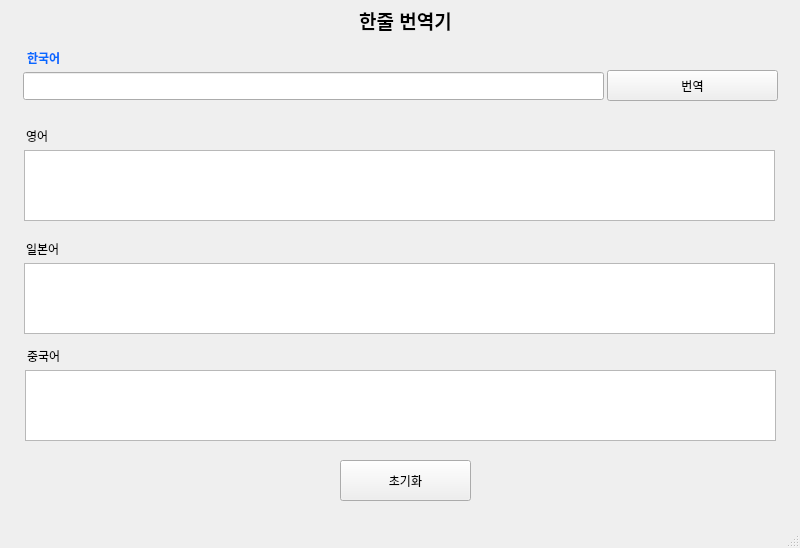
<?xml version="1.0" encoding="UTF-8"?>
<ui version="4.0">
 <class>MainWindow</class>
 <widget class="QMainWindow" name="MainWindow">
  <property name="geometry">
   <rect>
    <x>0</x>
    <y>0</y>
    <width>800</width>
    <height>548</height>
   </rect>
  </property>
  <property name="font">
   <font>
    <weight>50</weight>
    <bold>false</bold>
   </font>
  </property>
  <property name="windowTitle">
   <string>MainWindow</string>
  </property>
  <widget class="QWidget" name="centralwidget">
   <widget class="QPushButton" name="trans_button">
    <property name="geometry">
     <rect>
      <x>607</x>
      <y>70</y>
      <width>171</width>
      <height>31</height>
     </rect>
    </property>
    <property name="text">
     <string>번역</string>
    </property>
   </widget>
   <widget class="QLineEdit" name="kor_input">
    <property name="geometry">
     <rect>
      <x>23</x>
      <y>72</y>
      <width>581</width>
      <height>28</height>
     </rect>
    </property>
   </widget>
   <widget class="QLabel" name="label">
    <property name="geometry">
     <rect>
      <x>27</x>
      <y>52</y>
      <width>56</width>
      <height>12</height>
     </rect>
    </property>
    <property name="font">
     <font>
      <weight>75</weight>
      <bold>true</bold>
     </font>
    </property>
    <property name="styleSheet">
     <string notr="true">color:rgb(6, 106, 255);</string>
    </property>
    <property name="text">
     <string>한국어</string>
    </property>
   </widget>
   <widget class="QLabel" name="label_2">
    <property name="geometry">
     <rect>
      <x>210</x>
      <y>10</y>
      <width>391</width>
      <height>21</height>
     </rect>
    </property>
    <property name="font">
     <font>
      <pointsize>14</pointsize>
      <weight>75</weight>
      <bold>true</bold>
     </font>
    </property>
    <property name="text">
     <string>한줄 번역기</string>
    </property>
    <property name="alignment">
     <set>Qt::AlignCenter</set>
    </property>
   </widget>
   <widget class="QLabel" name="label_3">
    <property name="geometry">
     <rect>
      <x>26</x>
      <y>130</y>
      <width>56</width>
      <height>12</height>
     </rect>
    </property>
    <property name="text">
     <string>영어</string>
    </property>
   </widget>
   <widget class="QTextEdit" name="eng_result">
    <property name="geometry">
     <rect>
      <x>24</x>
      <y>150</y>
      <width>751</width>
      <height>71</height>
     </rect>
    </property>
   </widget>
   <widget class="QTextEdit" name="jap_result">
    <property name="geometry">
     <rect>
      <x>24</x>
      <y>263</y>
      <width>751</width>
      <height>71</height>
     </rect>
    </property>
   </widget>
   <widget class="QLabel" name="label_4">
    <property name="geometry">
     <rect>
      <x>26</x>
      <y>243</y>
      <width>56</width>
      <height>12</height>
     </rect>
    </property>
    <property name="text">
     <string>일본어</string>
    </property>
   </widget>
   <widget class="QTextEdit" name="cha_result">
    <property name="geometry">
     <rect>
      <x>25</x>
      <y>370</y>
      <width>751</width>
      <height>71</height>
     </rect>
    </property>
   </widget>
   <widget class="QLabel" name="label_5">
    <property name="geometry">
     <rect>
      <x>27</x>
      <y>350</y>
      <width>56</width>
      <height>12</height>
     </rect>
    </property>
    <property name="text">
     <string>중국어</string>
    </property>
   </widget>
   <widget class="QPushButton" name="init_button">
    <property name="geometry">
     <rect>
      <x>340</x>
      <y>460</y>
      <width>131</width>
      <height>41</height>
     </rect>
    </property>
    <property name="text">
     <string>초기화</string>
    </property>
   </widget>
  </widget>
  <widget class="QMenuBar" name="menubar">
   <property name="geometry">
    <rect>
     <x>0</x>
     <y>0</y>
     <width>800</width>
     <height>21</height>
    </rect>
   </property>
  </widget>
  <widget class="QStatusBar" name="statusbar"/>
 </widget>
 <resources/>
 <connections/>
</ui>
